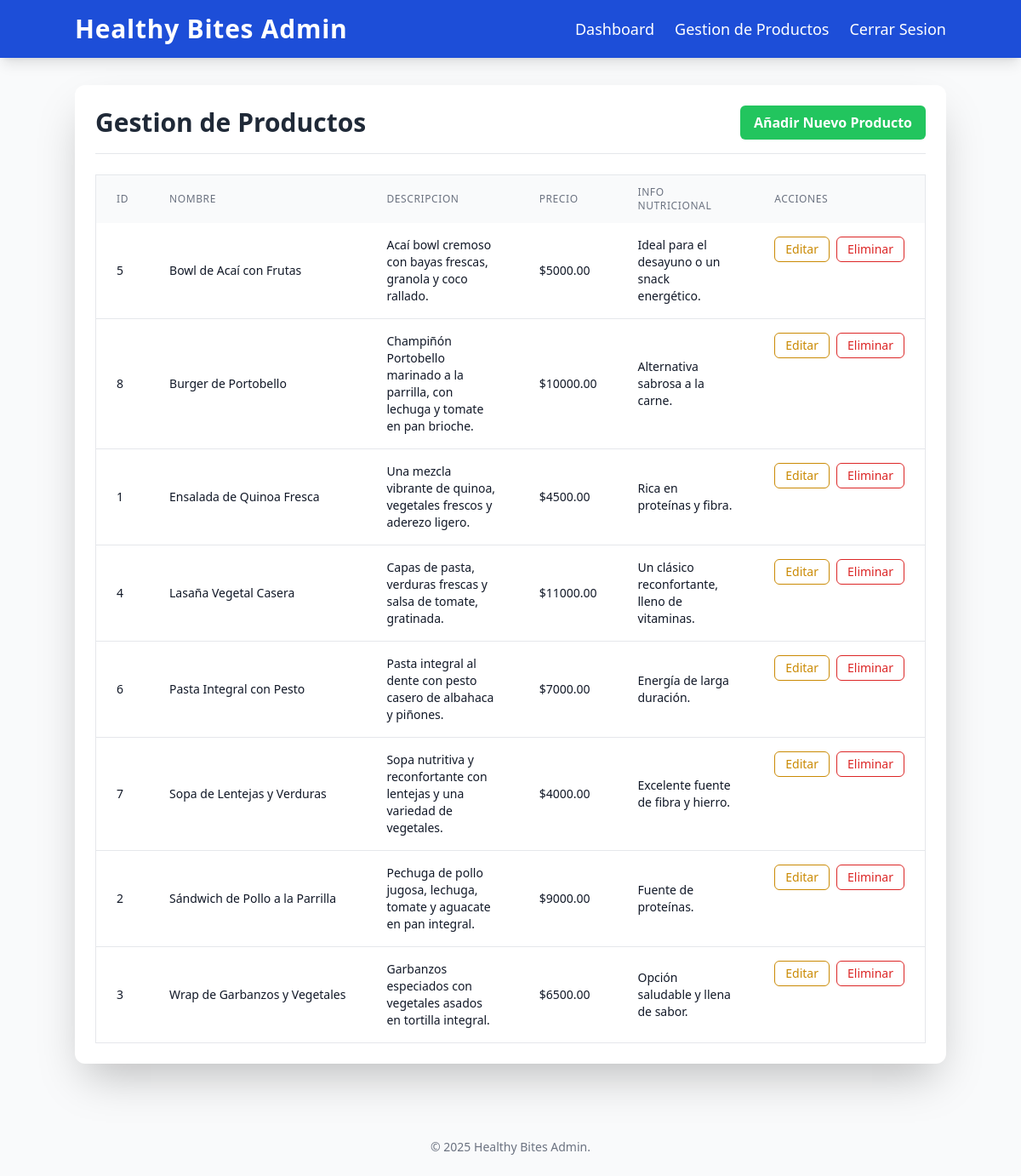
/admin/products (signed in), run on an earlier commit of the app's database.
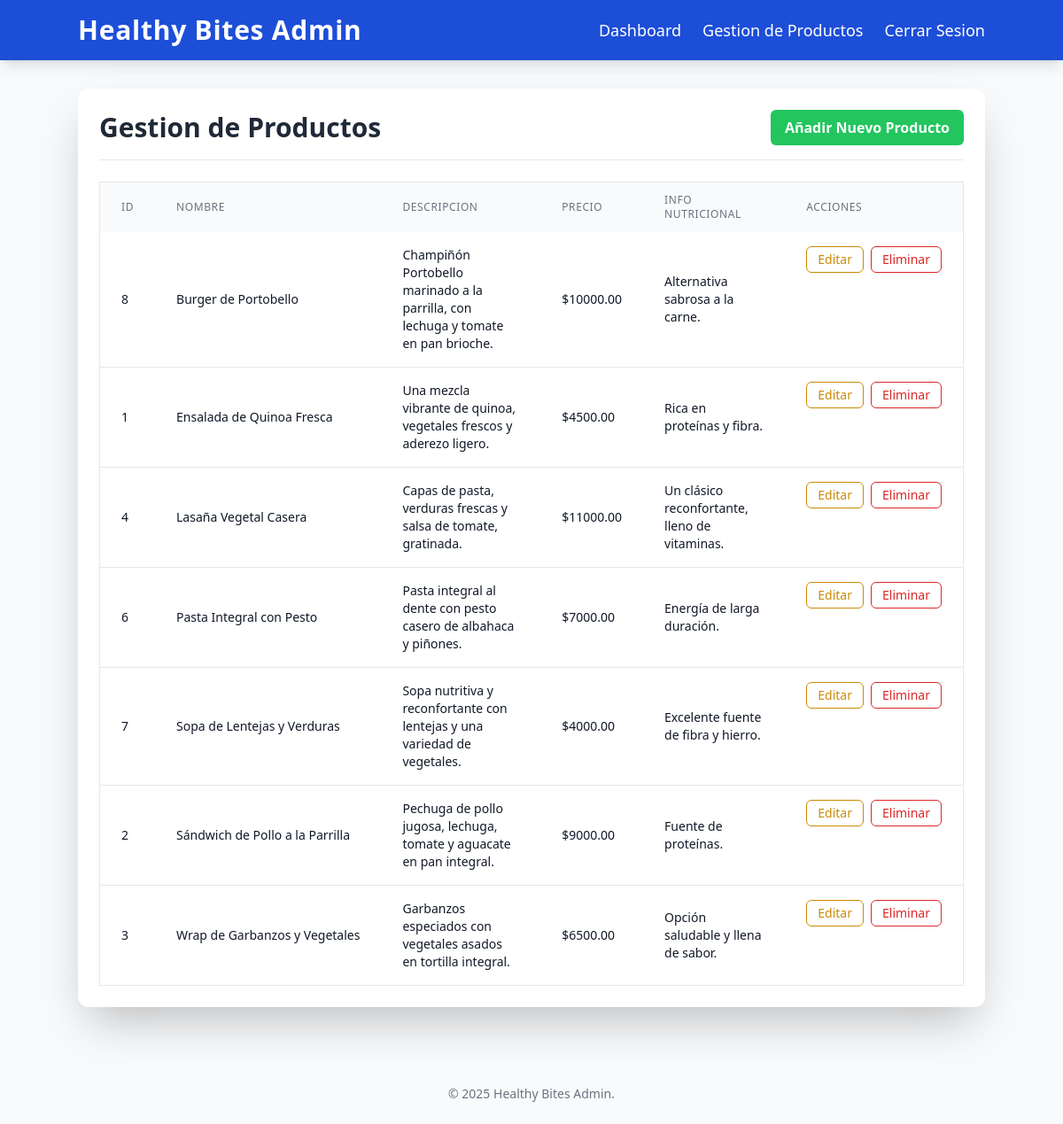
And on a later commit of the database.
### tables this page shows
CREATE TABLE products (
            id INTEGER PRIMARY KEY AUTOINCREMENT,
            nombre TEXT NOT NULL UNIQUE,
            descripcion TEXT,
            precio REAL NOT NULL,
            informacion_nutricional TEXT,
            es_vegetariano INTEGER DEFAULT 0 NOT NULL,
            es_vegano INTEGER DEFAULT 0 NOT NULL,
            es_sin_tacc INTEGER DEFAULT 0 NOT NULL
        );

### app.py (the view)
    @app.route('/admin/products')
    @admin_required
    def admin_products():
        products = db_helper.get_all_products(db_path)
        return render_template('admin_products.html', products=products)

### database.py (called while the page is built)
def get_db_connection(db_path):
    conn = sqlite3.connect(db_path, detect_types=sqlite3.PARSE_DECLTYPES)
    conn.row_factory = sqlite3.Row
    return conn

def query_db(db_path, query, args=(), one=False):
    conn = get_db_connection(db_path)
    cur = conn.execute(query, args)
    rv = cur.fetchall()
    conn.close()
    return (rv[0] if rv else None) if one else rv

def get_all_products(db_path):
    return query_db(db_path, 'SELECT * FROM Products ORDER BY nombre')

### templates/admin_products.html (shortened to what this page needs)
{% extends 'admin_layout.html' %}
{% block content %}
    <div class="flex justify-between items-center mb-6 pb-4 border-b border-gray-200">
        <h2 class="text-3xl font-semibold text-gray-800">Gestion de Productos</h2>
        <a href="{{ url_for('admin_add_product') }}" class="bg-green-500 hover:bg-green-600 text-white font-bold py-2 px-4 rounded-md shadow-sm transition duration-300">
            Añadir Nuevo Producto
        </a>
    </div>
    {% if products %}
    <div class="overflow-x-auto">
        <table class="min-w-full bg-white border border-gray-200 rounded-lg">
            <thead class="bg-gray-50">
                <tr>
                    <th class="px-6 py-3 text-left text-xs font-medium text-gray-500 uppercase tracking-wider">ID</th>
                    <th class="px-6 py-3 text-left text-xs font-medium text-gray-500 uppercase tracking-wider">Nombre</th>
                    <th class="px-6 py-3 text-left text-xs font-medium text-gray-500 uppercase tracking-wider">Descripcion</th>
                    <th class="px-6 py-3 text-left text-xs font-medium text-gray-500 uppercase tracking-wider">Precio</th>
                    <th class="px-6 py-3 text-left text-xs font-medium text-gray-500 uppercase tracking-wider">Info Nutricional</th>
                    <th class="px-6 py-3 text-left text-xs font-medium text-gray-500 uppercase tracking-wider">Acciones</th>
                </tr>
            </thead>
            <tbody class="divide-y divide-gray-200">
                {% for product in products %}
                <tr>
                    <td class="px-6 py-4 whitespace-nowrap text-sm text-gray-900">{{ product.id }}</td>
                    <td class="px-6 py-4 whitespace-nowrap text-sm text-gray-900">{{ product.nombre }}</td>
                    <td class="px-6 py-4 text-sm text-gray-900">{{ product.descripcion }}</td>
                    <td class="px-6 py-4 whitespace-nowrap text-sm text-gray-900">${{ "%.2f" | format(product.precio) }}</td>
                    <td class="px-6 py-4 text-sm text-gray-900">{{ product.informacion_nutricional }}</td>
                    <td class="px-6 py-4 whitespace-nowrap text-sm font-medium flex space-x-2">
                        <a href="{{ url_for('admin_edit_product', product_id=product.id) }}" class="text-yellow-600 hover:text-yellow-900 px-3 py-1 rounded-md border border-yellow-600 hover:border-yellow-900 transition duration-300">Editar</a>
                        <form action="{{ url_for('admin_delete_product', product_id=product.id) }}" method="POST" onsubmit="return confirm('¿Estas seguro de que quieres eliminar este producto?');">
                            <button type="submit" class="text-red-600 hover:text-red-900 px-3 py-1 rounded-md border border-red-600 hover:border-red-900 transition duration-300">Eliminar</button>
                        </form>
                    </td>
                </tr>
                {% endfor %}
            </tbody>
        </table>
    </div>
    {% else %}
    <p class="text-gray-600 mt-4">No hay productos registrados.</p>
    {% endif %}
{% endblock %}

What changed in the data, as far as the page shows it:
removed products: id "5", nombre "Bowl de Acaí con Frutas", descripcion "Acaí bowl cremoso con bayas frescas, granola y coco rallado.", precio "5000.00", informacion_nutricional "Ideal para el desayuno o un snack energético."
